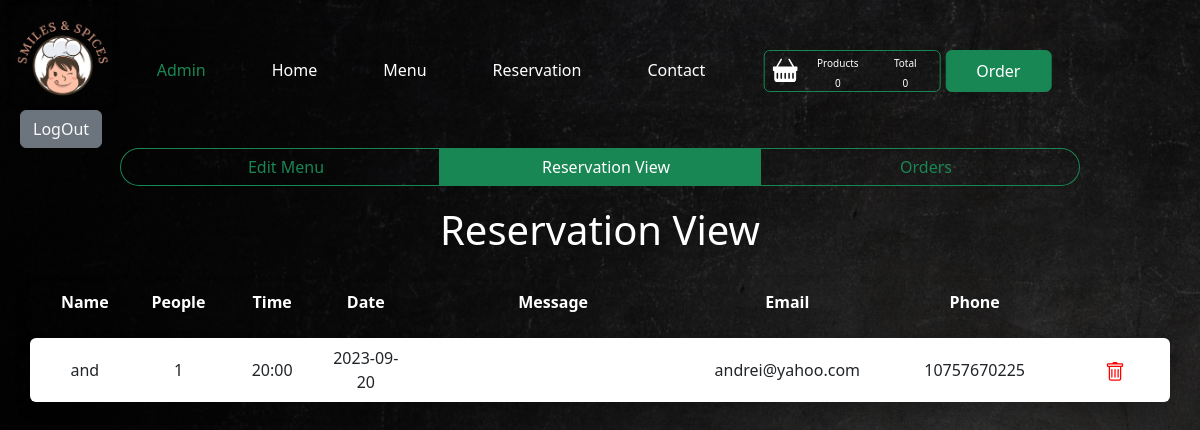
/admin/reservation-view (signed in), run on the app's committed database.
### smiles_and_spices/models.py (models this page shows, shortened)
class Reservation(db.Model):
    __tablename__ = "reservations"
    id = db.Column(db.Integer, primary_key=True)
    name = db.Column(db.String(30), nullable=False)
    email = db.Column(db.String(50), nullable=False)
    phone = db.Column(db.Integer, nullable=False)
    date = db.Column(db.Date, nullable=False)
    time = db.Column(db.String, nullable=False)
    people = db.Column(db.Integer, nullable=False)
    message = db.Column(db.Text(500))

### smiles_and_spices/reservation/views.py (the view)
@reservation_bp.route("/admin/reservation-view")
def reservation_view():
    admins = Admin.query.all()
    if current_user not in admins:
        abort(403)
    reservations = Reservation.query.all()
    return render_template("reservation_view.html", reservations=reservations)

### smiles_and_spices/models.py (called while the page is built)
@login_manager.user_loader
def load_user(user_id):
    return Admin.query.get(user_id)

### smiles_and_spices/templates/reservation_view.html (shortened to what this page needs)
{% extends "base.html" %}
{% block content %}
<div id="logout">
    <button type="button" class="btn btn-secondary"><a class="link-light link-offset-2 link-underline link-underline-opacity-0" href="{{ url_for('admin_bp.logout') }}">LogOut</a></button>
</div>
<div class="btn-group" role="group" id="admin">
    <div class="row ">
        <a href="{{ url_for('menu_bp.add_menu') }}" class="col btn btn-outline-success rounded-start-pill">Edit Menu</a>
        <a href="{{ url_for('reservation_bp.reservation_view') }}" class="col btn btn-success rounded-0">Reservation View</a>
        <a href="{{ url_for('delivery_bp.orders') }}" class="col btn btn-outline-success rounded-end-pill">Orders</a>
    </div>
</div>
<div class="text-center">
    <h1 style="color: white;">Reservation View</h1>
</div>
<div class="container" id="reservation-view1">
    <div class="row shadow p-2 mb-4 bg-body-tertiary rounded text-center align-items-center">
        <div class="col-md-1"><p><b>Name</b></p></div>
        <div class="col-md-1"><p><b>People</b></p></div>
        <div class="col-md-1"><p><b>Time</b></p></div>
        <div class="col-md-1"><p><b>Date</b></p></div>
        <div class="col-md-3"><p><b>Message</b></p></div>
        <div class="col-md-2"><p><b>Email</b></p></div>
        <div class="col-md-2"><p><b>Phone</b></p></div>
    </div>
</div>
{% for reservation in reservations %}
<div class="container" id="reservation-view2">
    <div class="row shadow p-2 mb-4 bg-body-tertiary rounded text-center align-items-center">
        <div class="col-md-1">{{ reservation.name }}</div>
        <div class="col-md-1">{{ reservation.people }}</div>
        <div class="col-md-1">{{ reservation.time }}</div>
        <div class="col-md-1">{{ reservation.date }}</div>
        <div class="col-md-2">{{ reservation.email }}</div>
        <div class="col-md-2">{{ reservation.phone }}</div>
        <div class="col-md-1">
            <a href="{{ url_for('reservation_bp.delete_reservation', reservation_id=reservation.id) }}" methods="POST">
            </a>
        </div>
    </div>
</div>
{% endfor %}
{% endblock %}

### smiles_and_spices/static/style.css (style rules this page uses)
#logout { margin-left: 20px; margin-top: 110px; }
button { background-color: #f8f9fa; border: 0px; }
.row .col { padding-right: 0px; }
#reservation-view1 { color: white; }
#reservation-view1 .row { background-color: #343a4000!important; margin-bottom: 0px!important; margin-top: 20px; }
#reservation-view2 .row { background-color: white!important; }
#admin { margin-top: 0px; margin-bottom: 20px; width: 100%; }
#admin .row { margin: auto; width: 80%; justify-content: center; }
body { height: auto!important; }

### smiles_and_spices/templates/reservation_view.html (style rules this page uses)
body { background-image: url("/static/assets/background4.png"); }

### data on the page
Reservation: name "and", people "1", time "20:00", date "2023-09-20", email "andrei@yahoo.com", phone "10757670225"
